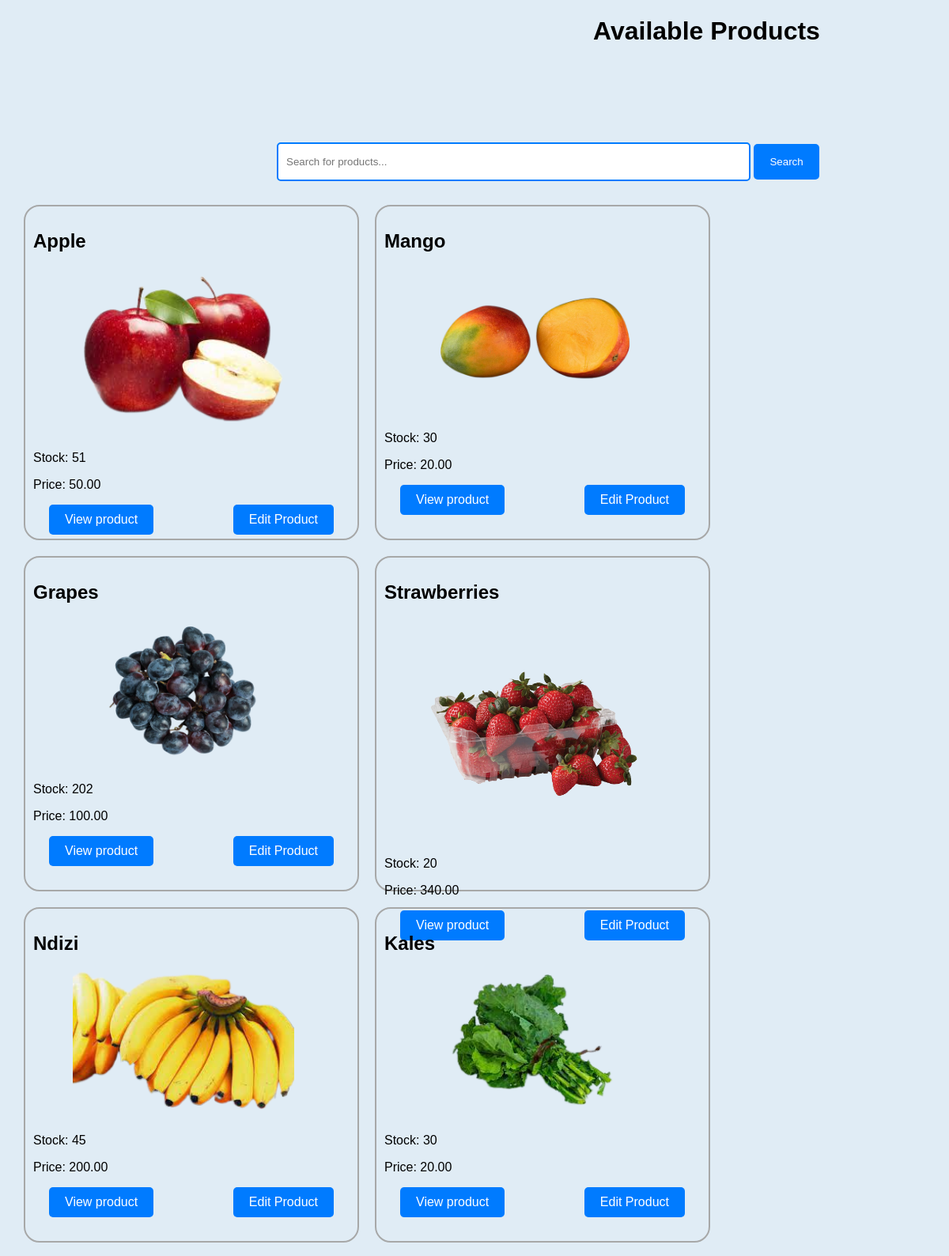
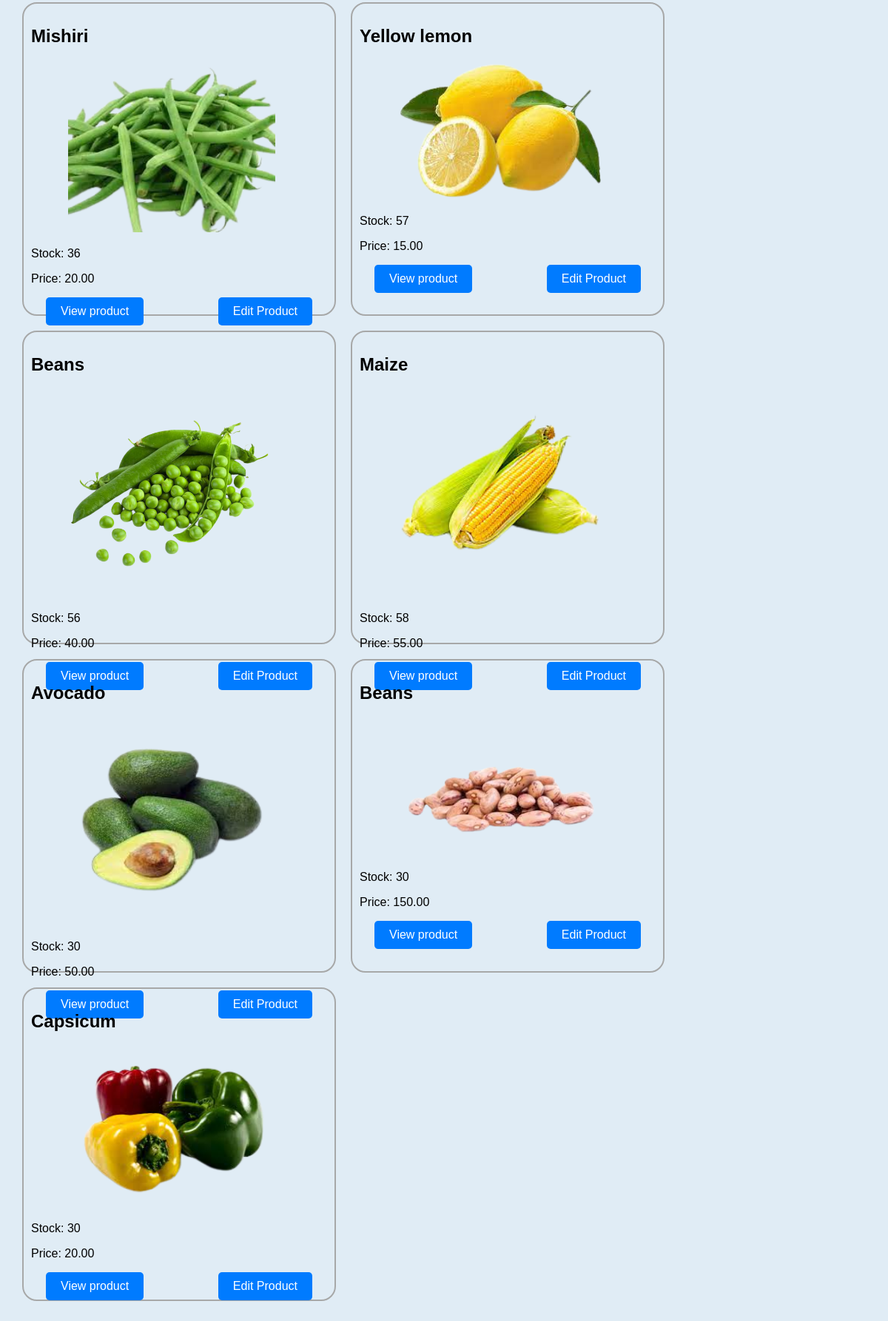
/inventory/products/list, run on the app's committed database (2 pictures, top to bottom).
### inventory/models.py (models this page shows)
class Product(models.Model):
    name=models.CharField(max_length=32)
    price=models.DecimalField(max_digits=8,decimal_places=2)
    description=models.TextField()
    image = models.ImageField(upload_to='images/')
    date_created=models.DateTimeField(auto_now_add=True)
    date_updated=models.DateTimeField(auto_now=True)
    stock=models.PositiveIntegerField()

### inventory/views.py (the view)
# urls.py: path("products/list", views.product_list, name = "product_list_view"),
def product_list(request):
    products = Product.objects.all()
    return render(request, "inventory/product_list.html", {"products": products})

### templates/inventory/product_list.html (shortened to what this page needs)
<!DOCTYPE html>
<html lang="en">
<head>
</head>
<body>
    <h1>Available Products</h1>
    <div class="search-container">
        <input type="text" class="search-input" id="searchInput" placeholder="Search for products...">
        <button class="search-button" id="searchButton">Search</button>
    </div>
    <div class="product-container">
        {% for product in products %}
        <div class="product">
            <h2>{{ product.name }}</h2>
            <img src="{{product.image.url}}" alt="{{product.name}}" class="images"/>
            <p>Stock: {{ product.stock }}</p>
            <p>Price: {{ product.price }}</p>
            <div class="product-buttons">
                <a href="{% url 'product_detail_view' id=product.id %}">View product</a>
                <a href="{% url 'product_update_view' id=product.id%}">Edit Product</a>
            </div>
        </div>
        {% endfor %}
    </div>
</body>
</html>

### templates/inventory/product_list.html (style rules this page uses)
body { background-color: rgb(224, 236, 245); margin: 0; padding: 0; font-family: Arial, sans-serif; }
.product-container { display: flex; flex-wrap: wrap; padding: 20px; }
.product { width: 400px; height: 50vh; justify-content: center; border-radius: 20px; border: 2px solid #a7a8a8; padding: 10px; margin: 10px; }
.product-buttons { display: flex; justify-content: space-between; }
.product-buttons a { background-color:#007bff; color: white; padding: 10px 20px; margin-left: 20px; margin-right: 20px; border-radius: 5px; text-decoration: none; }
h1 { margin-left: 750px; }
.images { width: 70%; margin-left: 50px; }
.search-container { margin-top: 20px; margin-left: 50px; }
.search-input { padding: 15px 10px; width: 50%; border: 2px solid #007bff; margin-top: 100px; border-radius: 5px; margin-left: 300px; }
.search-button { padding: 15px 20px; background-color: #007bff; color: white; border: none; border-radius: 5px; cursor: pointer; }

### data on the page
Product: name "Apple", image (picture), stock "51", price "50.00"
Product: name "Mango", image (picture), stock "30", price "20.00"
Product: name "Grapes", image (picture), stock "202", price "100.00"
Product: name "Strawberries", image (picture), stock "20", price "340.00"
Product: name "Ndizi", image (picture), stock "45", price "200.00"
Product: name "Kales", image (picture), stock "30", price "20.00"
Product: name "Mishiri", image (picture), stock "36", price "20.00"
Product: name "Yellow lemon", image (picture), stock "57", price "15.00"
Product: name "Beans", image (picture), stock "56", price "40.00"
Product: name "Maize", image (picture), stock "58", price "55.00"
Product: name "Avocado", image (picture), stock "30", price "50.00"
Product: name "Beans", image (picture), stock "30", price "150.00"
Product: name "Capsicum", image (picture), stock "30", price "20.00"
